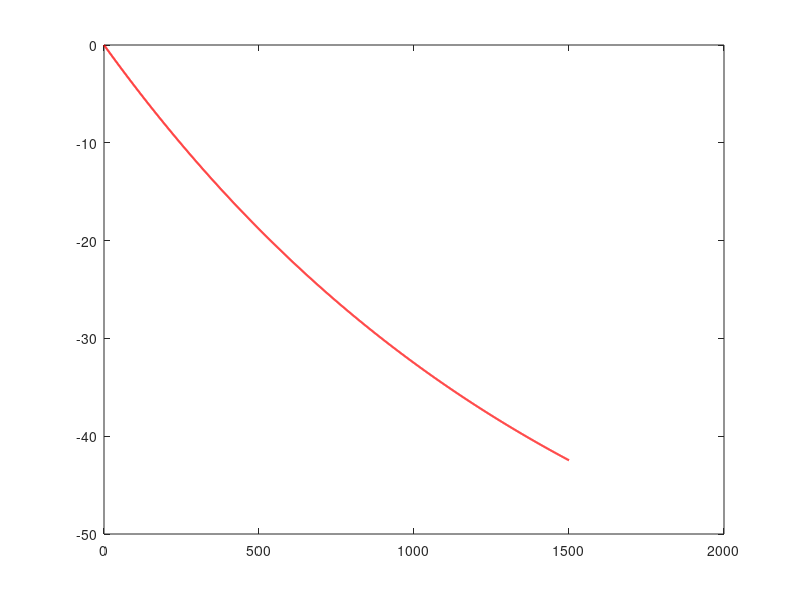

Source code (MATLAB): (Note: this script raises an error after producing the figure.)
clc; clear;

% variable t for time (days)
t = 0:1:1500;

% Decay Rate
lambda = -0.0006371;

% Equation to model bone mineral density loss from spaceflight
BMD = ((-69) * exp(lambda * t) + 69) * -1;

% Plot for intial bone mineral density loss
plot(t, BMD, 'r', 'LineWidth', 1.5)
hold on
% Addition of vertical line to indicate length of round trip mars mission
xline(1095, '--')
text(1095, max(BMD), 'Day 1095', 'VerticalAlignment', 'top', 'HorizontalAlignment', 'left');
title("BMD% Change From Microgravity Only")
xlabel("Time (days)")
ylabel("Bone Mineral Density Change (%)")
grid on
